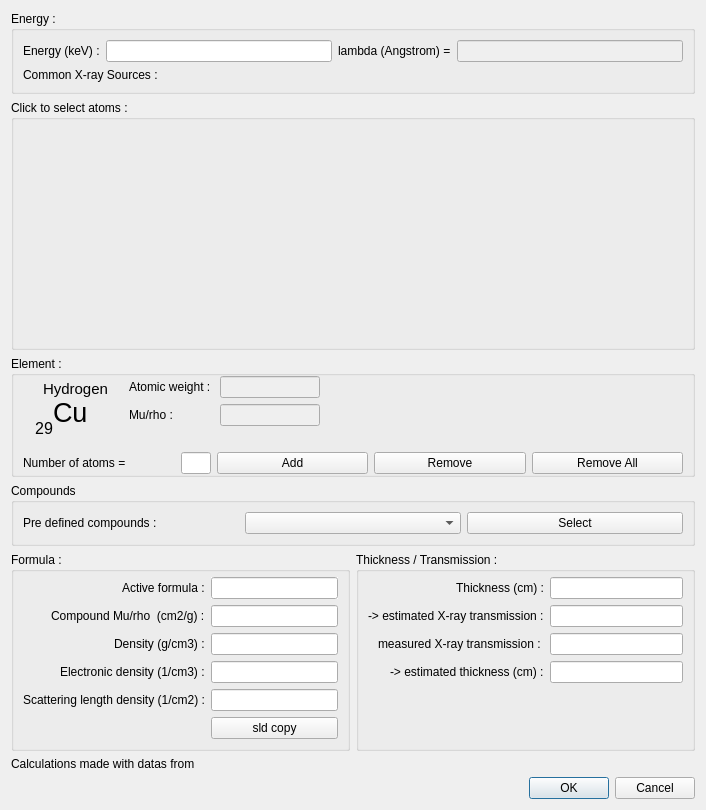
<?xml version="1.0" encoding="UTF-8"?>
<ui version="4.0">
 <class>absorption</class>
 <widget class="QDialog" name="absorption">
  <property name="windowModality">
   <enum>Qt::WindowModal</enum>
  </property>
  <property name="geometry">
   <rect>
    <x>0</x>
    <y>0</y>
    <width>706</width>
    <height>663</height>
   </rect>
  </property>
  <property name="maximumSize">
   <size>
    <width>16777215</width>
    <height>663</height>
   </size>
  </property>
  <property name="windowTitle">
   <string>X-Rays absorption tool</string>
  </property>
  <layout class="QVBoxLayout" name="verticalLayout">
   <item>
    <widget class="QGroupBox" name="groupBoxEnergy">
     <property name="maximumSize">
      <size>
       <width>16777215</width>
       <height>150</height>
      </size>
     </property>
     <property name="title">
      <string>Energy :</string>
     </property>
     <property name="flat">
      <bool>true</bool>
     </property>
     <layout class="QVBoxLayout" name="verticalLayout_2">
      <item>
       <layout class="QGridLayout" name="gridLayout">
        <item row="0" column="1">
         <widget class="QLineEdit" name="lineEnergy"/>
        </item>
        <item row="0" column="2">
         <widget class="QLabel" name="label_2">
          <property name="text">
           <string>lambda (Angstrom) =</string>
          </property>
         </widget>
        </item>
        <item row="0" column="0">
         <widget class="QLabel" name="label">
          <property name="text">
           <string>Energy (keV) :</string>
          </property>
         </widget>
        </item>
        <item row="0" column="3">
         <widget class="QLineEdit" name="lineLambda">
          <property name="enabled">
           <bool>false</bool>
          </property>
         </widget>
        </item>
       </layout>
      </item>
      <item>
       <layout class="QGridLayout" name="gridXraySources">
        <item row="0" column="0">
         <widget class="QLabel" name="label_3">
          <property name="text">
           <string>Common X-ray Sources :</string>
          </property>
         </widget>
        </item>
       </layout>
      </item>
     </layout>
    </widget>
   </item>
   <item>
    <widget class="QGroupBox" name="groupBoxTable">
     <property name="minimumSize">
      <size>
       <width>0</width>
       <height>250</height>
      </size>
     </property>
     <property name="maximumSize">
      <size>
       <width>16777215</width>
       <height>16777215</height>
      </size>
     </property>
     <property name="autoFillBackground">
      <bool>true</bool>
     </property>
     <property name="title">
      <string>Click to select atoms :</string>
     </property>
     <property name="flat">
      <bool>true</bool>
     </property>
     <layout class="QVBoxLayout" name="verticalLayout_3">
      <property name="spacing">
       <number>0</number>
      </property>
      <property name="leftMargin">
       <number>0</number>
      </property>
      <property name="topMargin">
       <number>0</number>
      </property>
      <property name="rightMargin">
       <number>0</number>
      </property>
      <property name="bottomMargin">
       <number>0</number>
      </property>
      <item>
       <layout class="QGridLayout" name="gridMendeleiev" rowstretch="0">
        <property name="spacing">
         <number>1</number>
        </property>
       </layout>
      </item>
     </layout>
    </widget>
   </item>
   <item>
    <widget class="QGroupBox" name="groupBox_3">
     <property name="title">
      <string>Element :</string>
     </property>
     <property name="flat">
      <bool>true</bool>
     </property>
     <layout class="QGridLayout" name="gridLayout_3">
      <property name="topMargin">
       <number>0</number>
      </property>
      <property name="bottomMargin">
       <number>0</number>
      </property>
      <item row="2" column="0" colspan="2">
       <layout class="QGridLayout" name="gridLayout_2">
        <item row="0" column="2">
         <widget class="QPushButton" name="btnAdd">
          <property name="text">
           <string>Add</string>
          </property>
         </widget>
        </item>
        <item row="0" column="3">
         <widget class="QPushButton" name="btnRemove">
          <property name="text">
           <string>Remove</string>
          </property>
         </widget>
        </item>
        <item row="0" column="1">
         <widget class="QLineEdit" name="lineNumberOfAtoms">
          <property name="maximumSize">
           <size>
            <width>30</width>
            <height>16777215</height>
           </size>
          </property>
         </widget>
        </item>
        <item row="0" column="4">
         <widget class="QPushButton" name="btnRemoveAll">
          <property name="text">
           <string>Remove All</string>
          </property>
         </widget>
        </item>
        <item row="0" column="0">
         <widget class="QLabel" name="label_9">
          <property name="text">
           <string>Number of atoms =</string>
          </property>
         </widget>
        </item>
       </layout>
      </item>
      <item row="1" column="0">
       <widget class="QWidget" name="widget" native="true">
        <property name="minimumSize">
         <size>
          <width>100</width>
          <height>70</height>
         </size>
        </property>
        <widget class="QLabel" name="ElementSymbol">
         <property name="geometry">
          <rect>
           <x>30</x>
           <y>20</y>
           <width>47</width>
           <height>33</height>
          </rect>
         </property>
         <property name="font">
          <font>
           <pointsize>20</pointsize>
          </font>
         </property>
         <property name="text">
          <string>Cu</string>
         </property>
         <property name="alignment">
          <set>Qt::AlignLeading|Qt::AlignLeft|Qt::AlignVCenter</set>
         </property>
        </widget>
        <widget class="QLabel" name="ElementAtomicNumber">
         <property name="geometry">
          <rect>
           <x>10</x>
           <y>40</y>
           <width>20</width>
           <height>24</height>
          </rect>
         </property>
         <property name="font">
          <font>
           <pointsize>12</pointsize>
          </font>
         </property>
         <property name="text">
          <string>29</string>
         </property>
         <property name="alignment">
          <set>Qt::AlignRight|Qt::AlignTrailing|Qt::AlignVCenter</set>
         </property>
        </widget>
        <widget class="QLabel" name="ElementName">
         <property name="geometry">
          <rect>
           <x>20</x>
           <y>0</y>
           <width>71</width>
           <height>25</height>
          </rect>
         </property>
         <property name="font">
          <font>
           <pointsize>11</pointsize>
          </font>
         </property>
         <property name="text">
          <string>Hydrogen</string>
         </property>
         <property name="alignment">
          <set>Qt::AlignLeading|Qt::AlignLeft|Qt::AlignVCenter</set>
         </property>
        </widget>
       </widget>
      </item>
      <item row="1" column="1">
       <layout class="QFormLayout" name="formLayout_2">
        <property name="fieldGrowthPolicy">
         <enum>QFormLayout::AllNonFixedFieldsGrow</enum>
        </property>
        <item row="0" column="0">
         <widget class="QLabel" name="label_7">
          <property name="text">
           <string>Atomic weight : </string>
          </property>
         </widget>
        </item>
        <item row="0" column="1">
         <widget class="QLineEdit" name="lineElementAtomicWeight">
          <property name="enabled">
           <bool>false</bool>
          </property>
          <property name="maximumSize">
           <size>
            <width>100</width>
            <height>16777215</height>
           </size>
          </property>
         </widget>
        </item>
        <item row="1" column="0">
         <widget class="QLabel" name="label_8">
          <property name="text">
           <string>Mu/rho :</string>
          </property>
         </widget>
        </item>
        <item row="1" column="1">
         <widget class="QLineEdit" name="lineElementMuRho">
          <property name="enabled">
           <bool>false</bool>
          </property>
          <property name="minimumSize">
           <size>
            <width>0</width>
            <height>15</height>
           </size>
          </property>
          <property name="maximumSize">
           <size>
            <width>100</width>
            <height>16777215</height>
           </size>
          </property>
         </widget>
        </item>
       </layout>
      </item>
     </layout>
    </widget>
   </item>
   <item>
    <layout class="QHBoxLayout" name="horizontalLayout_4">
     <property name="topMargin">
      <number>0</number>
     </property>
     <item>
      <widget class="QGroupBox" name="groupBox_4">
       <property name="minimumSize">
        <size>
         <width>0</width>
         <height>0</height>
        </size>
       </property>
       <property name="title">
        <string>Compounds</string>
       </property>
       <layout class="QHBoxLayout" name="horizontalLayout_5">
        <item>
         <widget class="QLabel" name="label_6">
          <property name="text">
           <string>Pre defined compounds :</string>
          </property>
         </widget>
        </item>
        <item>
         <widget class="QComboBox" name="listPreDefined"/>
        </item>
        <item>
         <widget class="QPushButton" name="AddPredefined">
          <property name="text">
           <string>Select</string>
          </property>
         </widget>
        </item>
       </layout>
      </widget>
     </item>
    </layout>
   </item>
   <item>
    <layout class="QHBoxLayout" name="horizontalLayout">
     <property name="topMargin">
      <number>0</number>
     </property>
     <item>
      <widget class="QGroupBox" name="groupBox_2">
       <property name="title">
        <string>Formula :</string>
       </property>
       <layout class="QHBoxLayout" name="horizontalLayout_3">
        <property name="topMargin">
         <number>5</number>
        </property>
        <item>
         <layout class="QFormLayout" name="formLayout_3">
          <property name="labelAlignment">
           <set>Qt::AlignRight|Qt::AlignTrailing|Qt::AlignVCenter</set>
          </property>
          <item row="0" column="0">
           <widget class="QLabel" name="label_10">
            <property name="text">
             <string>Active formula :</string>
            </property>
           </widget>
          </item>
          <item row="1" column="0">
           <widget class="QLabel" name="label_11">
            <property name="text">
             <string>Compound Mu/rho  (cm2/g) :</string>
            </property>
           </widget>
          </item>
          <item row="2" column="0">
           <widget class="QLabel" name="label_12">
            <property name="text">
             <string>Density (g/cm3) :</string>
            </property>
           </widget>
          </item>
          <item row="3" column="0">
           <widget class="QLabel" name="label_13">
            <property name="text">
             <string>Electronic density (1/cm3) :</string>
            </property>
           </widget>
          </item>
          <item row="0" column="1">
           <widget class="QLineEdit" name="lineActiveFormula">
            <property name="enabled">
             <bool>true</bool>
            </property>
            <property name="minimumSize">
             <size>
              <width>120</width>
              <height>0</height>
             </size>
            </property>
            <property name="font">
             <font>
              <weight>75</weight>
              <bold>true</bold>
             </font>
            </property>
            <property name="autoFillBackground">
             <bool>true</bool>
            </property>
           </widget>
          </item>
          <item row="1" column="1">
           <widget class="QLineEdit" name="lineCompoundMuRho">
            <property name="enabled">
             <bool>true</bool>
            </property>
            <property name="minimumSize">
             <size>
              <width>120</width>
              <height>0</height>
             </size>
            </property>
           </widget>
          </item>
          <item row="2" column="1">
           <widget class="QLineEdit" name="lineDensity">
            <property name="minimumSize">
             <size>
              <width>120</width>
              <height>0</height>
             </size>
            </property>
           </widget>
          </item>
          <item row="3" column="1">
           <widget class="QLineEdit" name="lineElectronicDensity">
            <property name="enabled">
             <bool>true</bool>
            </property>
            <property name="minimumSize">
             <size>
              <width>120</width>
              <height>0</height>
             </size>
            </property>
           </widget>
          </item>
          <item row="4" column="1">
           <widget class="QLineEdit" name="lineScatteringLengthDensity">
            <property name="enabled">
             <bool>true</bool>
            </property>
            <property name="minimumSize">
             <size>
              <width>120</width>
              <height>0</height>
             </size>
            </property>
           </widget>
          </item>
          <item row="4" column="0">
           <widget class="QLabel" name="label_14">
            <property name="text">
             <string>Scattering length density (1/cm2) :</string>
            </property>
           </widget>
          </item>
          <item row="5" column="1">
           <widget class="QPushButton" name="sldCopyButton">
            <property name="text">
             <string>sld copy</string>
            </property>
           </widget>
          </item>
         </layout>
        </item>
       </layout>
      </widget>
     </item>
     <item>
      <widget class="QGroupBox" name="groupBox">
       <property name="title">
        <string>Thickness / Transmission :</string>
       </property>
       <layout class="QHBoxLayout" name="horizontalLayout_2">
        <property name="topMargin">
         <number>5</number>
        </property>
        <item>
         <layout class="QFormLayout" name="formLayout_4">
          <property name="fieldGrowthPolicy">
           <enum>QFormLayout::AllNonFixedFieldsGrow</enum>
          </property>
          <property name="labelAlignment">
           <set>Qt::AlignRight|Qt::AlignTrailing|Qt::AlignVCenter</set>
          </property>
          <item row="1" column="0">
           <widget class="QLabel" name="label_15">
            <property name="text">
             <string>Thickness (cm) :</string>
            </property>
           </widget>
          </item>
          <item row="1" column="1">
           <widget class="QLineEdit" name="lineThickness"/>
          </item>
          <item row="2" column="0">
           <widget class="QLabel" name="label_16">
            <property name="text">
             <string>-&gt; estimated X-ray transmission :</string>
            </property>
           </widget>
          </item>
          <item row="2" column="1">
           <widget class="QLineEdit" name="lineXRayTransmission">
            <property name="enabled">
             <bool>true</bool>
            </property>
           </widget>
          </item>
          <item row="3" column="0">
           <widget class="QLabel" name="label_4">
            <property name="text">
             <string>measured X-ray transmission : </string>
            </property>
           </widget>
          </item>
          <item row="3" column="1">
           <widget class="QLineEdit" name="lineXRayMeasuredTransmission"/>
          </item>
          <item row="4" column="0">
           <widget class="QLabel" name="label_5">
            <property name="text">
             <string>-&gt; estimated thickness (cm) :</string>
            </property>
           </widget>
          </item>
          <item row="4" column="1">
           <widget class="QLineEdit" name="lineEstimatedThickness"/>
          </item>
         </layout>
        </item>
       </layout>
      </widget>
     </item>
    </layout>
   </item>
   <item>
    <widget class="QLabel" name="labelLib">
     <property name="text">
      <string>Calculations made with datas from </string>
     </property>
     <property name="textFormat">
      <enum>Qt::AutoText</enum>
     </property>
    </widget>
   </item>
   <item>
    <widget class="QDialogButtonBox" name="buttonBox">
     <property name="orientation">
      <enum>Qt::Horizontal</enum>
     </property>
     <property name="standardButtons">
      <set>QDialogButtonBox::Cancel|QDialogButtonBox::Ok</set>
     </property>
    </widget>
   </item>
  </layout>
 </widget>
 <resources/>
 <connections>
  <connection>
   <sender>buttonBox</sender>
   <signal>accepted()</signal>
   <receiver>absorption</receiver>
   <slot>accept()</slot>
   <hints>
    <hint type="sourcelabel">
     <x>248</x>
     <y>254</y>
    </hint>
    <hint type="destinationlabel">
     <x>157</x>
     <y>274</y>
    </hint>
   </hints>
  </connection>
  <connection>
   <sender>buttonBox</sender>
   <signal>rejected()</signal>
   <receiver>absorption</receiver>
   <slot>reject()</slot>
   <hints>
    <hint type="sourcelabel">
     <x>316</x>
     <y>260</y>
    </hint>
    <hint type="destinationlabel">
     <x>286</x>
     <y>274</y>
    </hint>
   </hints>
  </connection>
 </connections>
</ui>
